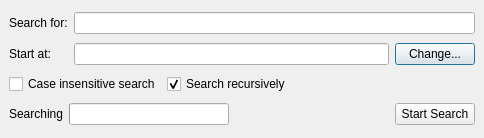
<?xml version="1.0" encoding="UTF-8"?>
<ui version="4.0">
 <class>PicSearchOptions</class>
 <widget class="QDialog" name="PicSearchOptions">
  <property name="geometry">
   <rect>
    <x>0</x>
    <y>0</y>
    <width>484</width>
    <height>138</height>
   </rect>
  </property>
  <property name="windowTitle">
   <string>Search Images</string>
  </property>
  <layout class="QGridLayout">
   <property name="leftMargin">
    <number>9</number>
   </property>
   <property name="topMargin">
    <number>9</number>
   </property>
   <property name="rightMargin">
    <number>9</number>
   </property>
   <property name="bottomMargin">
    <number>9</number>
   </property>
   <item row="0" column="0">
    <widget class="QLabel" name="textLabel1_2">
     <property name="text">
      <string>Search for:</string>
     </property>
     <property name="wordWrap">
      <bool>false</bool>
     </property>
     <property name="buddy">
      <cstring>fileEdit</cstring>
     </property>
    </widget>
   </item>
   <item row="1" column="0">
    <widget class="QLabel" name="textLabel1">
     <property name="text">
      <string>Start at:</string>
     </property>
     <property name="wordWrap">
      <bool>false</bool>
     </property>
     <property name="buddy">
      <cstring>directoryEdit</cstring>
     </property>
    </widget>
   </item>
   <item row="1" column="1">
    <widget class="QLineEdit" name="directoryEdit">
     <property name="minimumSize">
      <size>
       <width>300</width>
       <height>0</height>
      </size>
     </property>
    </widget>
   </item>
   <item row="0" column="1" colspan="2">
    <widget class="QLineEdit" name="fileEdit"/>
   </item>
   <item row="1" column="2">
    <widget class="QPushButton" name="changeDirButton">
     <property name="text">
      <string>Change...</string>
     </property>
    </widget>
   </item>
   <item row="3" column="0" colspan="3">
    <layout class="QHBoxLayout">
     <item>
      <widget class="QLabel" name="searchLabel">
       <property name="text">
        <string>Searching</string>
       </property>
       <property name="wordWrap">
        <bool>false</bool>
       </property>
      </widget>
     </item>
     <item>
      <widget class="QProgressBar" name="progressBar1">
       <property name="minimumSize">
        <size>
         <width>0</width>
         <height>20</height>
        </size>
       </property>
       <property name="maximumSize">
        <size>
         <width>250</width>
         <height>22</height>
        </size>
       </property>
       <property name="orientation">
        <enum>Qt::Horizontal</enum>
       </property>
      </widget>
     </item>
     <item>
      <spacer>
       <property name="orientation">
        <enum>Qt::Horizontal</enum>
       </property>
       <property name="sizeType">
        <enum>QSizePolicy::Expanding</enum>
       </property>
       <property name="sizeHint" stdset="0">
        <size>
         <width>30</width>
         <height>20</height>
        </size>
       </property>
      </spacer>
     </item>
     <item>
      <widget class="QPushButton" name="startButton">
       <property name="text">
        <string>Start Search</string>
       </property>
      </widget>
     </item>
    </layout>
   </item>
   <item row="2" column="0" colspan="3">
    <layout class="QHBoxLayout">
     <item>
      <widget class="QCheckBox" name="caseInsensitiveCheck">
       <property name="text">
        <string>Case insensitive search</string>
       </property>
      </widget>
     </item>
     <item>
      <widget class="QCheckBox" name="recursiveSearch">
       <property name="text">
        <string>Search recursively</string>
       </property>
       <property name="checked">
        <bool>true</bool>
       </property>
      </widget>
     </item>
     <item>
      <spacer>
       <property name="orientation">
        <enum>Qt::Horizontal</enum>
       </property>
       <property name="sizeType">
        <enum>QSizePolicy::Expanding</enum>
       </property>
       <property name="sizeHint" stdset="0">
        <size>
         <width>81</width>
         <height>20</height>
        </size>
       </property>
      </spacer>
     </item>
    </layout>
   </item>
  </layout>
 </widget>
 <resources/>
 <connections/>
</ui>
